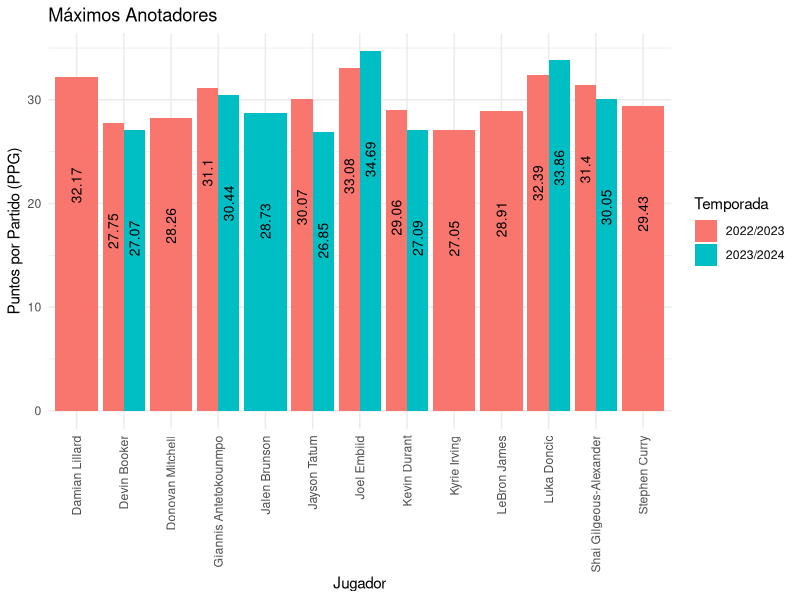
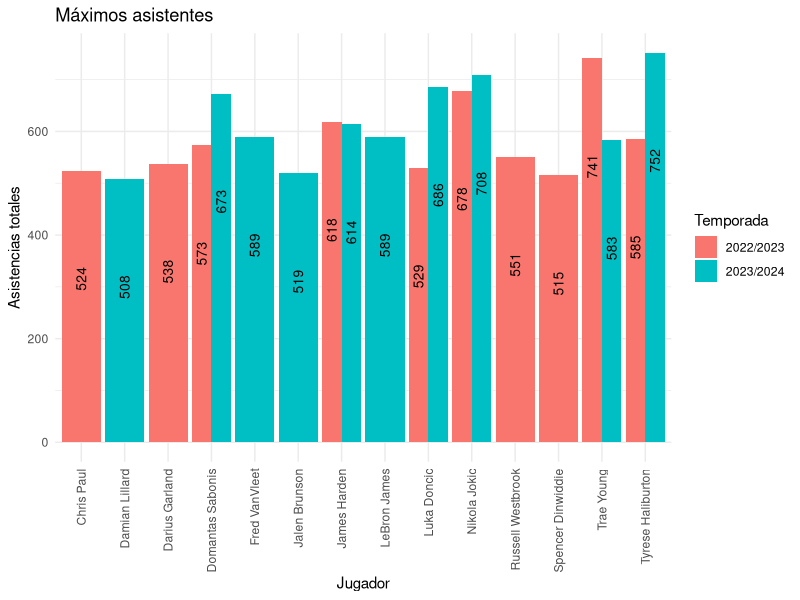
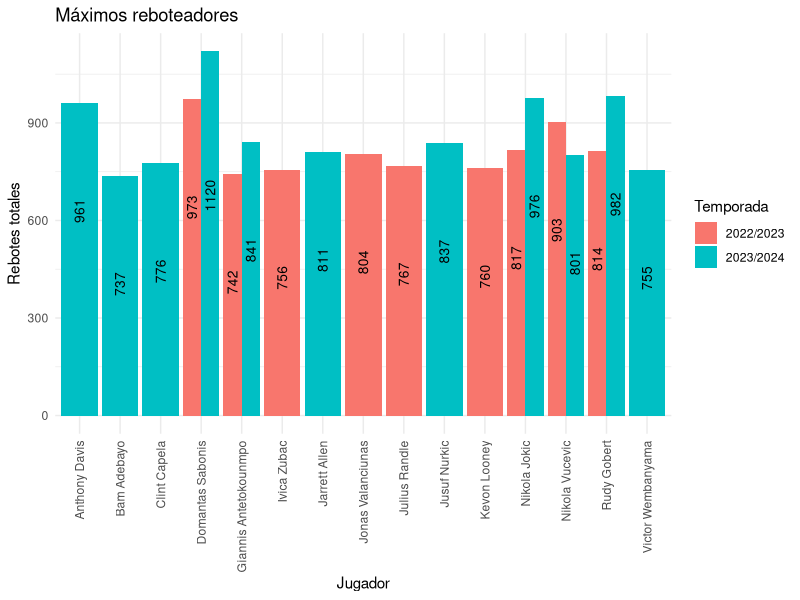

R code for these plots, in order: (Note: this script raises an error after producing the figures.)
## ---- chunk 1
knitr::opts_chunk$set(echo = TRUE)
## ---- chunk 2
library(readr)
jugadoresNBA_2023 <- read_delim("data/jugadoresNBA2023.csv", 
    delim = ";", escape_double = FALSE, col_types = cols(AGE = col_number(), 
        GP = col_number(), W = col_number(), 
        L = col_number(), MIN = col_number(), 
        PTS = col_number(), FGM = col_number(), 
        FGA = col_number(), `FG%` = col_number(), 
        `3PM` = col_number(), `3PA` = col_number(), 
        `3P%` = col_number(), FTM = col_number(), 
        FTA = col_number(), `FT%` = col_number(), 
        OREB = col_number(), DREB = col_number(), 
        REB = col_number(), AST = col_number(), 
        TOV = col_number(), STL = col_number(), 
        BLK = col_number(), PF = col_number(), 
        FP = col_number(), DD2 = col_number(), 
        TD3 = col_number(), `+/-` = col_number()), 
    trim_ws = TRUE)

equipos2023 <- read_delim("data/equipos2023.csv", 
    delim = ";", escape_double = FALSE, col_types = cols(GP = col_integer(), 
        W = col_integer(), L = col_integer(), 
        `WIN%` = col_number(), MIN = col_number(), 
        PTS = col_number(), FGM = col_number(), 
        FGA = col_number(), `FG%` = col_number(), 
        `3PM` = col_number(), `3PA` = col_number(), 
        `3P%` = col_number(), FTM = col_number(), 
        FTA = col_number(), `FT%` = col_number(), 
        OREB = col_number(), DREB = col_number(), 
        REB = col_number(), AST = col_number(), 
        TOV = col_number(), STL = col_number(), 
        BLK = col_number(), BLKA = col_number(), 
        PF = col_number(), PFD = col_number(), 
        `+/-` = col_number()), trim_ws = TRUE)

jugadoresNBA_2022 <- read_delim("data/jugadoresNBA2022.csv", 
    delim = ";", escape_double = FALSE, col_types = cols(AGE = col_number(), 
        GP = col_number(), W = col_number(), 
        L = col_number(), MIN = col_number(), 
        PTS = col_number(), FGM = col_number(), 
        FGA = col_number(), `FG%` = col_number(), 
        `3PM` = col_number(), `3PA` = col_number(), 
        `3P%` = col_number(), FTM = col_number(), 
        FTA = col_number(), `FT%` = col_number(), 
        OREB = col_number(), DREB = col_number(), 
        REB = col_number(), AST = col_number(), 
        TOV = col_number(), STL = col_number(), 
        BLK = col_number(), PF = col_number(), 
        FP = col_number(), DD2 = col_number(), 
        TD3 = col_number(), `+/-` = col_number()), 
    trim_ws = TRUE)

equipos2022 <- read_delim("data/equipos2022.csv", 
    delim = ";", escape_double = FALSE, col_types = cols(GP = col_integer(), 
        W = col_integer(), L = col_integer(), 
        `WIN%` = col_number(), MIN = col_number(), 
        PTS = col_number(), FGM = col_number(), 
        FGA = col_number(), `FG%` = col_number(), 
        `3PM` = col_number(), `3PA` = col_number(), 
        `3P%` = col_number(), FTM = col_number(), 
        FTA = col_number(), `FT%` = col_number(), 
        OREB = col_number(), DREB = col_number(), 
        REB = col_number(), AST = col_number(), 
        TOV = col_number(), STL = col_number(), 
        BLK = col_number(), BLKA = col_number(), 
        PF = col_number(), PFD = col_number(), 
        `+/-` = col_number()), trim_ws = TRUE)
## ---- chunk 3
library(dplyr)
jugadoresNBA_2023 <- jugadoresNBA_2023 %>%
  mutate(PPG = PTS / GP) %>%
  select(PLAYER,TEAM,AGE,GP,W,L,MIN,PTS,PPG,everything()) %>%
  select(-FP)
jugadoresNBA_2022 <- jugadoresNBA_2022 %>%
  mutate(PPG = PTS / GP) %>%
  select(PLAYER,TEAM,AGE,GP,W,L,MIN,PTS,PPG,everything()) %>%
  select(-FP)
equipos2022 <- equipos2022 %>%
  na.omit()
## ---- chunk 4
library(tidyr)
all_seasons <- bind_rows(jugadoresNBA_2022,jugadoresNBA_2023)
max_puntos <- all_seasons %>% select(PLAYER,PPG,SEASON) %>%
  mutate(PPG = round(PPG,2)) %>%
  arrange(desc(PPG)) %>%
  pivot_wider(names_from = SEASON, values_from = PPG) %>%
  head(20)

## ---- chunk 5
max_anotadores <- all_seasons %>% select(PLAYER,PPG,SEASON) %>%
  arrange(desc(PPG)) %>%
  head(20) 
  
## ---- chunk 6
library(ggplot2)
# Crear el gráfico de barras
ggplot(max_anotadores, aes(x = PLAYER, y = PPG, fill = SEASON)) +
  geom_bar(stat = "identity", position = "dodge") +
  geom_text(aes(label = round(PPG,2)), 
            position = position_dodge(width = 0.9), 
            vjust = 0.5, hjust = 3.5, # Centramos el texto
            angle = 90, size = 3.5) +
  labs(title = "Máximos Anotadores",
       x = "Jugador", 
       y = "Puntos por Partido (PPG)",
       fill = "Temporada") +
  theme_minimal() +
  theme(axis.text.x = element_text(angle = 90, hjust = 1, vjust = 0.5))
## ---- chunk 7
max_asistentes <- all_seasons %>% select(PLAYER,AST,SEASON) %>%
  arrange(desc(AST)) %>%
  head(20)
  
## ---- chunk 8
# Crear el gráfico de barras
ggplot(max_asistentes, aes(x = PLAYER, y = AST, fill = SEASON)) +
  geom_bar(stat = "identity", position = "dodge") +
  geom_text(aes(label = AST), 
            position = position_dodge(width = 0.9), 
            vjust = 0.5, hjust = 5, # Centramos el texto
            angle = 90, size = 3.5) +
  labs(title = "Máximos asistentes",
       x = "Jugador", 
       y = "Asistencias totales",
       fill = "Temporada") +
  theme_minimal() +
  theme(axis.text.x = element_text(angle = 90, hjust = 1, vjust = 0.5))


## ---- chunk 9
max_reboteadores <- all_seasons %>% select(PLAYER,REB,SEASON) %>%
  arrange(desc(REB)) %>%
  head(20)
## ---- chunk 10
# Crear el gráfico de barras
ggplot(max_reboteadores, aes(x = PLAYER, y = REB, fill = SEASON)) +
  geom_bar(stat = "identity", position = "dodge") +
  geom_text(aes(label = REB), 
            position = position_dodge(width = 0.9), 
            vjust = 0.5, hjust = 5, # Centramos el texto
            angle = 90, size = 3.5) +
  labs(title = "Máximos reboteadores",
       x = "Jugador", 
       y = "Rebotes totales",
       fill = "Temporada") +
  theme_minimal() +
  theme(axis.text.x = element_text(angle = 90, hjust = 1, vjust = 0.5))


## ---- chunk 11
library(dplyr)
library(caret)
library(ggplot2)
library(randomForest)

# Seleccionar características relevantes
X <- jugadoresNBA_2023 %>% select(PTS, AST, REB,`FG%`, TOV, STL, DD2, TD3)
X <- X %>%
 mutate(MVP_votes = PTS * 0.7 + AST * 0.5 + REB * 0.5 + TD3 * 0.2 + DD2 * 0.1)
y <- X$MVP_votes

# Dividir los datos en conjunto de entrenamiento y prueba
set.seed(42)
trainIndex <- createDataPartition(y, p = 0.8, list = FALSE)
X_train <- X[trainIndex,]
X_test <- X[-trainIndex,]
y_train <- y[trainIndex]
y_test <- y[-trainIndex]
## ---- chunk 12
# Modelo de regresión lineal
model <- lm(MVP_votes ~ ., data = cbind(X_train, MVP_votes = y_train))

# Predicciones y evaluación del modelo
y_pred <- predict(model, newdata = X_test)
mse <- mean((y_test - y_pred)^2)
print(paste('Error cuadrático medio:', mse))

## ---- chunk 13
# Crear un dataframe con los valores reales y predichos
results_df <- data.frame(
  Player = jugadoresNBA_2023$PLAYER[-trainIndex],  # Nombres de los jugadores en el conjunto de prueba
  Real_MVP_Votes = y_test,
  Predicted_MVP_Votes = y_pred
)

# Mostrar las primeras filas del dataframe
head(results_df)
## ---- chunk 14
# Renombrar la columna FG% a FG_percent si es necesario
names(equipos2023)[names(equipos2023) == "FG%"] <- "FG_percent"
names(equipos2023)[names(equipos2023) == "3P%"] <- "TP_percent"
# Seleccionar características relevantes
# Vector de posiciones correspondiente a las filas ordenadas del dataframe
positions <- 1:nrow(equipos2023)

equipos2023$POS <- positions
X_team <- equipos2023 %>% select(TEAM, PTS, FG_percent, TP_percent, REB, AST)
y_team <- equipos2023$POS

# Dividir los datos en conjunto de entrenamiento y prueba
set.seed(42)
trainIndex_team <- createDataPartition(y_team, p = 0.8, list = FALSE)
X_team_train <- X_team[trainIndex_team,]
X_team_test <- X_team[-trainIndex_team,]
y_team_train <- y_team[trainIndex_team]
y_team_test <- y_team[-trainIndex_team]

## ---- chunk 15

# Modelo de Random Forest para clasificación
rf_model <- randomForest(as.factor(y_team_train) ~ ., data = X_team_train)

# Ver la importancia de las variables
print(importance(rf_model))


# Predicciones y evaluación del modelo en los datos de prueba
y_team_pred <- predict(rf_model, newdata = X_team_test)
accuracy <- sum(y_team_pred == y_team_test) / length(y_team_test)
print(paste('Precisión del modelo:', accuracy))

